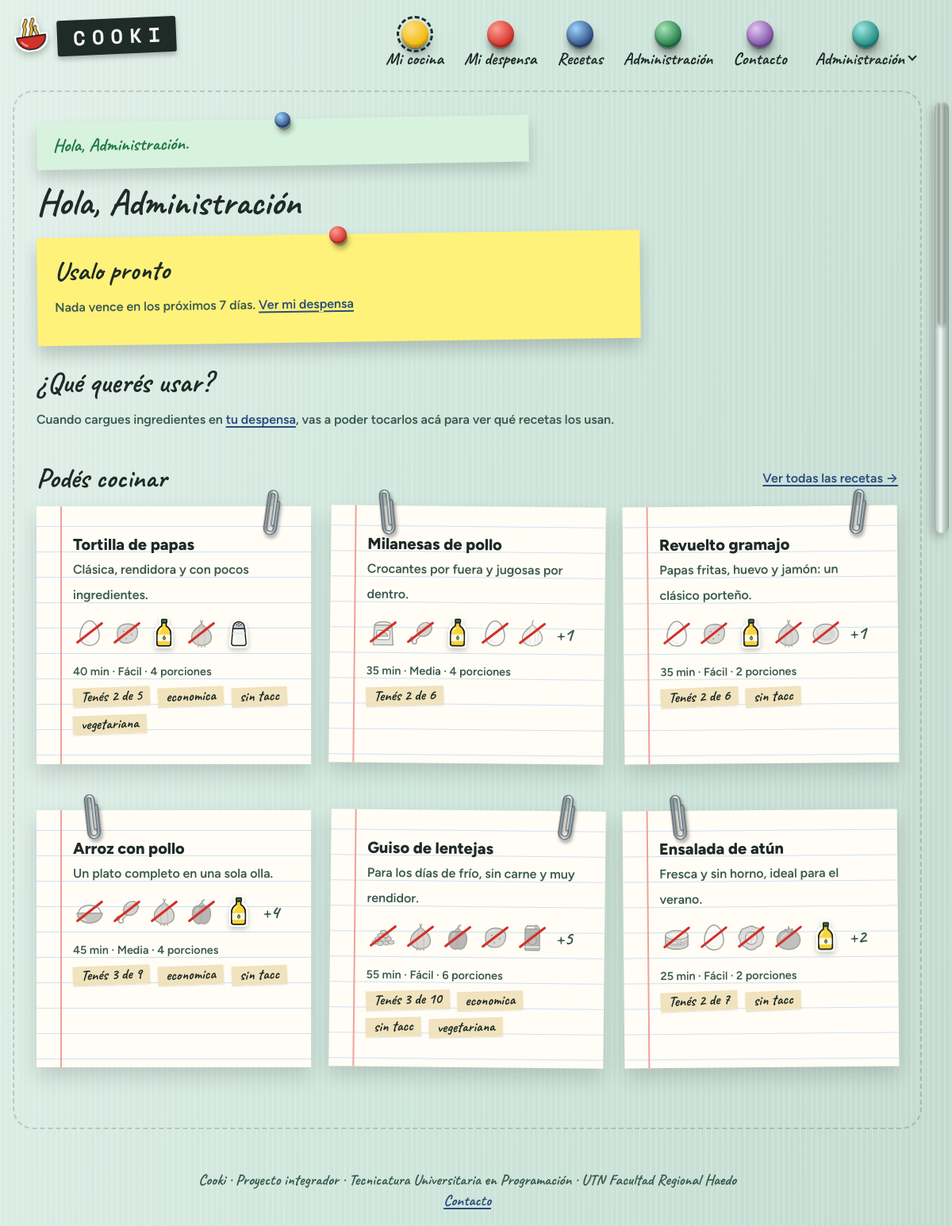
The page /app/index.php (signed in) on the database its author committed.
### tables this page shows
CREATE TABLE receta (
    id               INT UNSIGNED AUTO_INCREMENT PRIMARY KEY,
    slug             VARCHAR(120) NOT NULL UNIQUE,
    titulo           VARCHAR(150) NOT NULL,
    descripcion      TEXT         NULL,
    porciones_base   TINYINT      NOT NULL DEFAULT 4,
    minutos_prep     SMALLINT     NOT NULL,
    minutos_coccion  SMALLINT     NOT NULL DEFAULT 0,
    dificultad       TINYINT      NOT NULL,
    imagen           VARCHAR(255) NULL,
    fuente           VARCHAR(255) NULL,           
    autor_id         INT UNSIGNED NULL,           
    creado_en        DATETIME     NOT NULL DEFAULT CURRENT_TIMESTAMP,
    CONSTRAINT ck_receta_dificultad CHECK (dificultad BETWEEN 1 AND 3),
    CONSTRAINT fk_receta_autor FOREIGN KEY (autor_id) REFERENCES usuario(id) ON DELETE SET NULL
);

### src/Sesion.php (called while the page is built, shortened)
<?php
final class Sesion
{
    public static function usuario(): ?array
    {
        return $_SESSION['usuario'] ?? null;
    }
    public static function color(): string
    {
        $usuario = self::usuario();
        if ($usuario !== null) {
            return (string) ($usuario['color'] ?? 'verde');
        }
        $color = (string) ($_COOKIE[self::COOKIE_COLOR] ?? '');
        return isset(UsuarioRepositorio::COLORES[$color]) ? $color : 'verde';
    }
}

### src/ayudas.php (called while the page is built, shortened)
<?php
function e(string|int|float|null $valor): string
{
    return htmlspecialchars((string) $valor, ENT_QUOTES, 'UTF-8');
}
function url(string $ruta = ''): string
{
    static $base = null;
    if ($base === null) {
        $publico = str_replace('\\', '/', (string) realpath(dirname(__DIR__) . '/public'));
        $script = str_replace('\\', '/', (string) realpath($_SERVER['SCRIPT_FILENAME'] ?? ''));
        $relativo = str_starts_with($script, $publico . '/') ? substr($script, strlen($publico) + 1) : '';
        $nombre = (string) ($_SERVER['SCRIPT_NAME'] ?? '/');
        $base = ($relativo !== '' && str_ends_with($nombre, $relativo))
            ? substr($nombre, 0, -strlen($relativo))
            : '/';
    }
    return $base . ltrim($ruta, '/');
}
function iconoIngrediente(string $nombre, bool $propio = false): string
{
    $texto = iconv('UTF-8', 'ASCII//TRANSLIT', mb_strtolower($nombre)) ?: $nombre;
    $palabras = preg_split('/[^a-z]+/', strtolower($texto), -1, PREG_SPLIT_NO_EMPTY) ?: [];
    foreach ([implode('-', $palabras), $palabras[0] ?? ''] as $candidato) {
        $archivo = 'img/ingredientes/' . $candidato . '.svg';
        if ($candidato !== '' && is_file(dirname(__DIR__) . '/public/' . $archivo)) {
            return url($archivo);
        }
    }
    return url('img/ingredientes/frasco.svg');
}

### src/bootstrap.php (called while the page is built, shortened)
<?php
spl_autoload_register(function (string $clase): void {
    $prefijo = 'Cooki\\';
    $relativa = str_replace('\\', '/', substr($clase, strlen($prefijo)));
    $archivo = __DIR__ . '/' . $relativa . '.php';
});
require_once __DIR__ . '/ayudas.php';

### src/Repositorios/DespensaRepositorio.php (called while the page is built, shortened)
<?php
final class DespensaRepositorio
{
    public function porVencer(int $usuarioId, int $dias = 7): array
    {
        $consulta = $this->db->prepare(
            'SELECT d.id, i.nombre, i.usuario_id IS NOT NULL AS propio, d.fecha_vencimiento, d.ubicacion,
                    DATEDIFF(d.fecha_vencimiento, CURDATE()) AS dias
             FROM despensa_item d JOIN ingrediente i ON i.id = d.ingrediente_id
             WHERE d.usuario_id = :usuario AND d.nivel > 0 AND d.fecha_vencimiento IS NOT NULL
               AND d.fecha_vencimiento <= CURDATE() + INTERVAL :dias DAY
             ORDER BY d.fecha_vencimiento'
        );
        $consulta->execute(['usuario' => $usuarioId, 'dias' => $dias]);
        return $consulta->fetchAll();
    }
    public function disponibles(int $usuarioId): array
    {
        $consulta = $this->db->prepare(
            'SELECT * FROM (
                SELECT i.id, i.nombre, i.usuario_id IS NOT NULL AS propio,
                       MIN(DATEDIFF(d.fecha_vencimiento, CURDATE())) AS dias
                FROM despensa_item d JOIN ingrediente i ON i.id = d.ingrediente_id
                WHERE d.usuario_id = :usuario AND d.nivel > 0
                  AND (d.fecha_vencimiento IS NULL OR d.fecha_vencimiento >= CURDATE())
                GROUP BY i.id, i.nombre, i.usuario_id
             ) AS disponibles
             ORDER BY dias IS NULL, dias, nombre'
        );
        $consulta->execute(['usuario' => $usuarioId]);
        return $consulta->fetchAll();
    }
}

### src/Repositorios/RecetaRepositorio.php (called while the page is built, shortened)
<?php
final class RecetaRepositorio
{
    public function sugeridas(int $usuarioId, int $limite = 6): array
    {
        $sql = 'SELECT * FROM (' . self::SELECT_RESUMEN . ' GROUP BY r.id) AS resumen
                WHERE tengo > 0 AND total > 0
                ORDER BY tengo / total DESC, total - tengo, titulo
                LIMIT ' . max(1, $limite);
        $consulta = $this->db->prepare($sql);
        $consulta->execute(['usuario' => $usuarioId]);
        return $consulta->fetchAll();
    }
    public static function ingredientesDeTarjeta(?string $columna): array
    {
        $lista = [];
        foreach (array_filter(explode("\n", (string) $columna)) as $renglon) {
            $lista[] = ['nombre' => substr($renglon, 1), 'tengo' => $renglon[0] === '1'];
        }
        return $lista;
    }
}

### src/Vistas/tarjeta-receta.php (the view, shortened to what this page needs)
<?php
$faltan = (int) $receta['total'] - (int) $receta['tengo'];
$dibujos = RecetaRepositorio::ingredientesDeTarjeta($receta['ingredientes'] ?? null);
$maximo = 5;
?>
<article class="tarjeta tarjeta-receta">
  <h2><a href="<?= e(url('app/receta.php?id=' . $receta['id'])) ?>"><?= e($receta['titulo']) ?></a></h2>
  <p class="texto-suave"><?= e($receta['descripcion']) ?></p>
  <?php if ($dibujos !== []) : ?>
    <ul class="mini-ingredientes" aria-label="Ingredientes">
      <?php foreach (array_slice($dibujos, 0, $maximo) as $ing) : ?>
        <li class="<?= $ing['tengo'] ? 'tengo' : 'falta' ?>">
          <img src="<?= e(iconoIngrediente($ing['nombre'])) ?>" width="40" height="40"
               alt="<?= e($ing['nombre'] . ($ing['tengo'] ? '' : ' (te falta)')) ?>" title="<?= e($ing['nombre']) ?>">
        </li>
      <?php endforeach; ?>
      <?php if (count($dibujos) > $maximo) : ?>
        <li class="mini-ingredientes__mas">+<?= count($dibujos) - $maximo ?></li>
      <?php endif; ?>
    </ul>
  <?php endif; ?>
  <p class="tarjeta-receta__datos">
    <span><?= e($receta['minutos']) ?> min</span> ·
    <span><?= e(RecetaRepositorio::DIFICULTADES[(int) $receta['dificultad']] ?? '') ?></span> ·
    <span><?= e($receta['porciones_base']) ?> porciones</span>
  </p>
  <p>
    <?php if ($faltan <= 0) : ?>
      <span class="etiqueta etiqueta--exito">Tenés todo</span>
    <?php else : ?>
      <span class="etiqueta<?= $faltan <= 2 ? ' etiqueta--alerta' : '' ?>">Tenés <?= e($receta['tengo']) ?> de <?= e($receta['total']) ?></span>
    <?php endif; ?>
    <?php foreach (array_filter(explode(', ', (string) $receta['etiquetas'])) as $etiqueta) : ?>
      <span class="etiqueta"><?= e(str_replace('_', ' ', $etiqueta)) ?></span>
    <?php endforeach; ?>
  </p>
</article>

### public/app/index.php (shortened to what this page needs)
<?php
require dirname(__DIR__, 2) . '/src/bootstrap.php';
$db = Db::conexion();
$usuario = Sesion::usuario();
$despensa = new DespensaRepositorio($db);
$recetas = new RecetaRepositorio($db);
$porVencer = $despensa->porVencer($usuario['id'], 7);
$sugeridas = $recetas->sugeridas($usuario['id'], 6);
$disponibles = $despensa->disponibles($usuario['id']);
?>
<h1>Hola, <?= e(explode(' ', $usuario['nombre'])[0]) ?></h1>
<div class="cocina">
<div class="cocina__lateral">
<section class="postit">
  <span class="postit__chinche" aria-hidden="true"></span>
  <h2>Usalo pronto</h2>
  <?php if ($porVencer === []) : ?>
    <p class="texto-suave">Nada vence en los próximos 7 días. <a href="<?= e(url('app/despensa.php')) ?>">Ver mi despensa</a></p>
  <?php endif; ?>
</section>
<section class="selector" aria-labelledby="titulo-selector">
  <h2 id="titulo-selector">¿Qué querés usar?</h2>
  <?php if ($disponibles === []) : ?>
    <p class="texto-suave">Cuando cargues ingredientes en <a href="<?= e(url('app/despensa.php')) ?>">tu despensa</a>, vas a poder tocarlos acá para ver qué recetas los usan.</p>
  <?php endif; ?>
</section>
</div>
<div class="cocina__principal">
  <div class="encabezado-pagina">
    <h2>Podés cocinar</h2>
    <a href="<?= e(url('app/recetas.php')) ?>">Ver todas las recetas →</a>
  </div>
  <?php if ($sugeridas === []) : ?>
    <p class="vacio">Todavía no hay sugerencias. <a href="<?= e(url('app/despensa.php')) ?>">Cargá lo que tenés en tu despensa</a> y te mostramos qué cocinar.</p>
  <?php else : ?>
    <div class="grilla">
      <?php foreach ($sugeridas as $receta) : ?>
        <?php require parcial('tarjeta-receta'); ?>
      <?php endforeach; ?>
    </div>
  <?php endif; ?>
</div>
</div>

### rows shown on the page
receta: titulo "Tortilla de papas", descripcion "Clásica, rendidora y con pocos ingredientes.", minutos "40", dificultad "Fácil", porciones_base "4", tengo "2", total "5", etiqueta "economica", etiqueta "sin tacc", etiqueta "vegetariana"
receta: titulo "Milanesas de pollo", descripcion "Crocantes por fuera y jugosas por dentro.", count($dibujos) - $maximo "1", minutos "35", dificultad "Media", porciones_base "4", tengo "2", total "6"
receta: titulo "Revuelto gramajo", descripcion "Papas fritas, huevo y jamón: un clásico porteño.", count($dibujos) - $maximo "1", minutos "35", dificultad "Fácil", porciones_base "2", tengo "2", total "6", etiqueta "sin tacc"
receta: titulo "Arroz con pollo", descripcion "Un plato completo en una sola olla.", count($dibujos) - $maximo "4", minutos "45", dificultad "Media", porciones_base "4", tengo "3", total "9", etiqueta "economica", etiqueta "sin tacc"
receta: titulo "Guiso de lentejas", descripcion "Para los días de frío, sin carne y muy rendidor.", count($dibujos) - $maximo "5", minutos "55", dificultad "Fácil", porciones_base "6", tengo "3", total "10", etiqueta "economica", etiqueta "sin tacc", etiqueta "vegetariana"
receta: titulo "Ensalada de atún", descripcion "Fresca y sin horno, ideal para el verano.", count($dibujos) - $maximo "2", minutos "25", dificultad "Fácil", porciones_base "2", tengo "2", total "7", etiqueta "sin tacc"

### other values the page prints
$letra "C"
$letra "O"
$letra "K"
$letra "I"
$texto "Mi cocina"
$texto "Mi despensa"
$texto "Recetas"
$texto "Administración"
$texto "Contacto"
explode(' ', $usuario['nombre'])[0] "Administración"
$aviso['mensaje'] "Hola, Administración."
